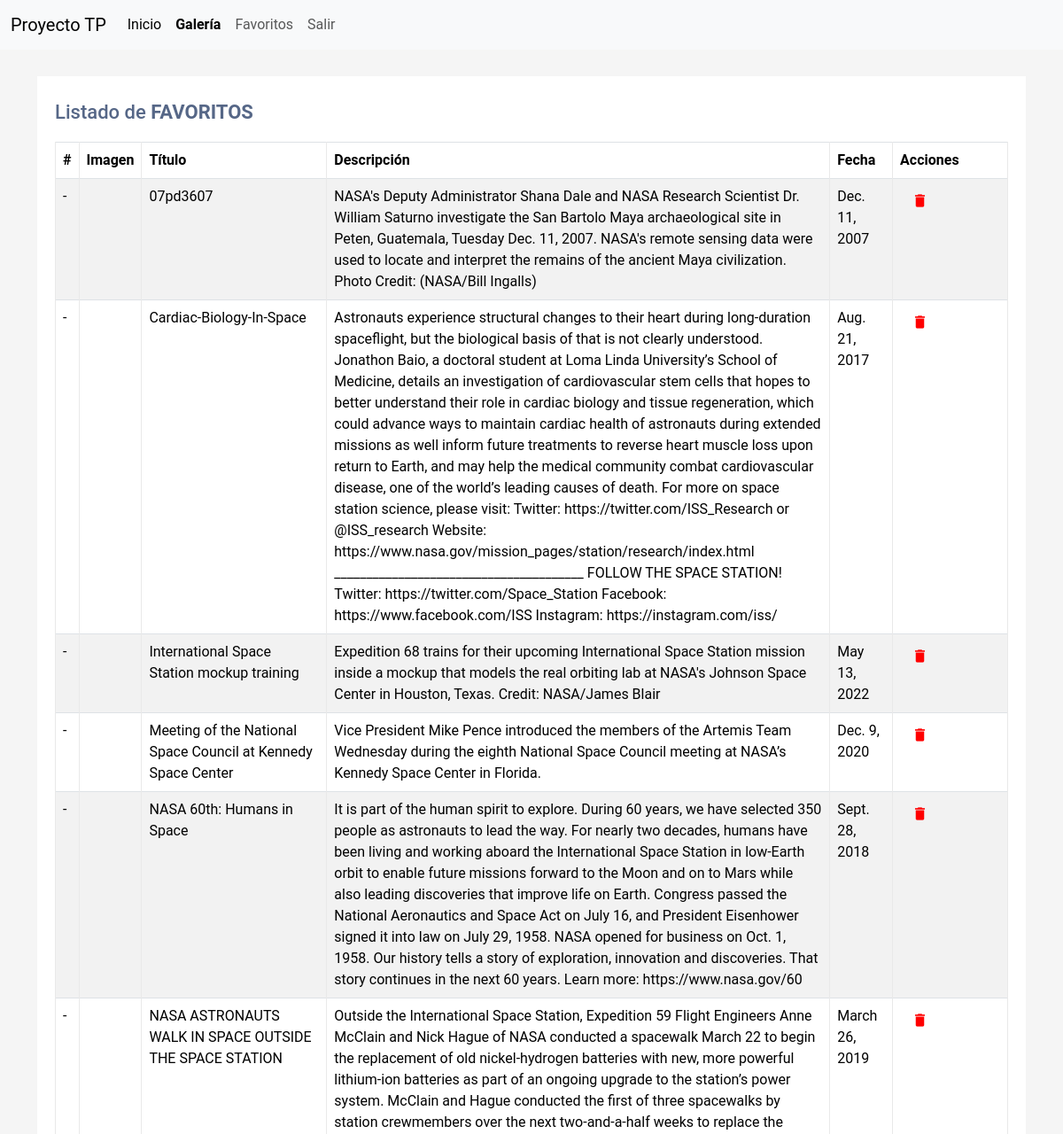
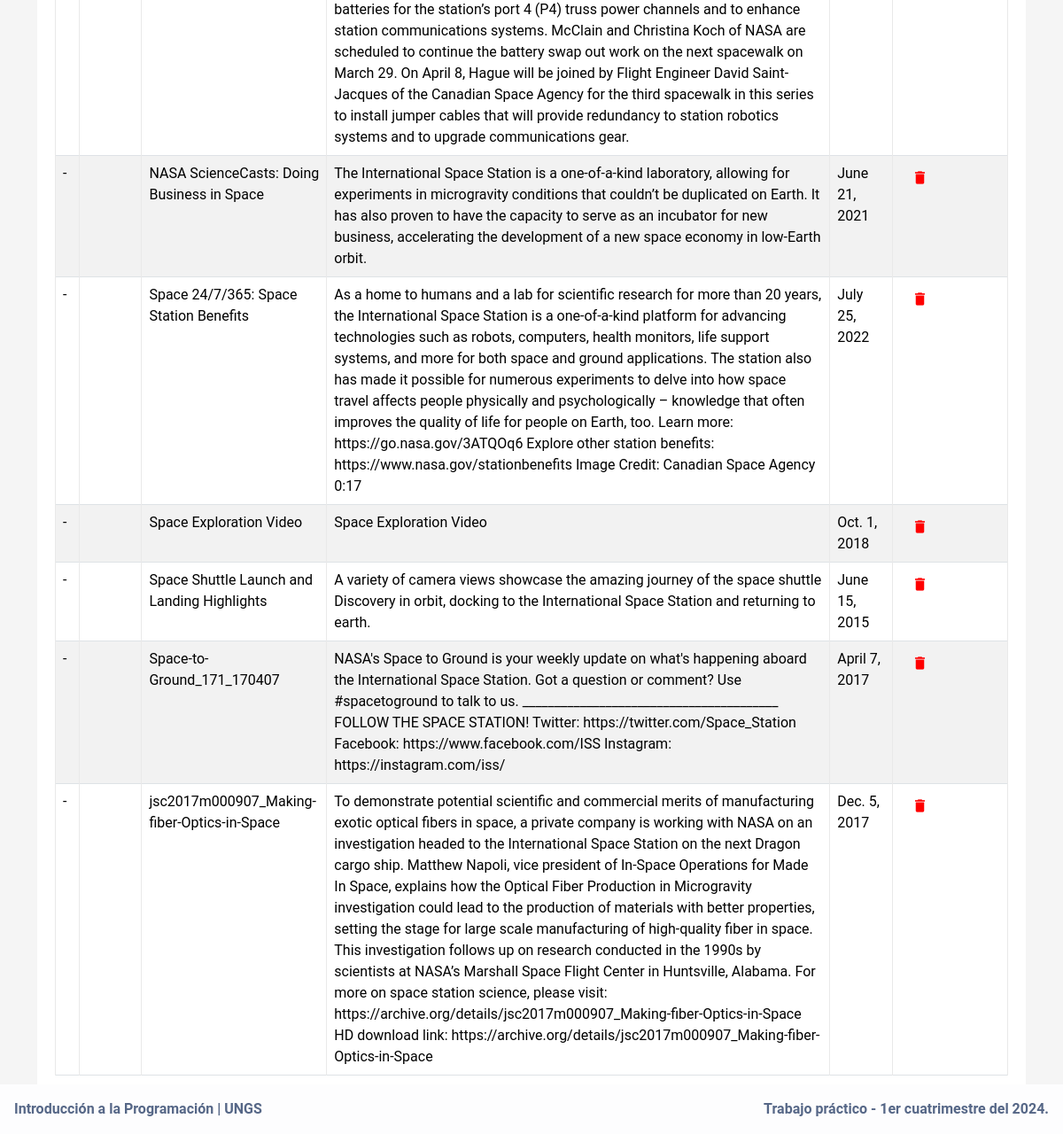
Page /favourites/ (signed in) on the committed database (2 pictures, top to bottom).
### nasa_image_gallery/models.py (models this page shows)
class Favourite(models.Model):
    title = models.CharField(max_length=200)
    description = models.TextField()
    image_url = models.TextField()
    date = models.DateField()
    user = models.ForeignKey(settings.AUTH_USER_MODEL, on_delete=models.CASCADE) # asociamos el favorito con el usuario en cuestión.
    class Meta:
        unique_together = ('user', 'title', 'description', 'image_url', 'date')

### nasa_image_gallery/views.py (the view)
# urls.py: path('favourites/', views.getAllFavouritesByUser, name='favoritos'),
@login_required
def getAllFavouritesByUser(request):
    favourite_list = services_nasa_image_gallery.getAllFavouritesByUser(request)
    return render(request, 'favourites.html', {'favourite_list': favourite_list})

### main/context_processors.py (called while the page is built)
def version(request):
    return {'VERSION': config.VERSION}

### nasa_image_gallery/layers/dao/repositories.py (called while the page is built)
def getAllFavouritesByUser(user):
    favouriteList = Favourite.objects.filter(user=user).values('id', 'title', 'description', 'image_url', 'date')
    return list(favouriteList)

### nasa_image_gallery/layers/generic/mapper.py (called while the page is built)
def fromRepositoryIntoNASACard(repo_dict):
    nasa_card = NASACard(
                        id=repo_dict['id'],
                        title=repo_dict['title'],
                        description=repo_dict['description'],
                        image_url=repo_dict['image_url'],
                        date=repo_dict['date'],
                )
    return nasa_card

### nasa_image_gallery/layers/services/services_nasa_image_gallery.py (called while the page is built)
def getAllFavouritesByUser(request):
    if not request.user.is_authenticated:
        return []
    else:
        user = get_user(request)
        favourite_list = repositories.getAllFavouritesByUser(user)# buscamos desde el repositorio TODOS los favoritos del usuario (variable 'user').
        mapped_favourites = []
        for favourite in favourite_list:
            nasa_card = mapper.fromRepositoryIntoNASACard(favourite) # transformamos cada favorito en una NASACard, y lo almacenamos en nasa_card.
            mapped_favourites.append(nasa_card)
        return mapped_favourites

### nasa_image_gallery/templates/favourites.html (shortened to what this page needs)
{% extends 'header.html' %} {% block content %}
<div class="container-xl">
    <div class="table-responsive">
        <div class="table-wrapper">
            <div class="table-title">
                <div class="row">
                    <div class="col-sm-8">
                        <h2>Listado de <strong>FAVORITOS</strong></h2>
                    </div>
                </div>
            </div>
            <table class="table table-striped table-hover table-bordered">
                <thead>
                    <tr>
                        <th>#</th>
                        <th>Imagen</th>
                        <th>Título </th>
                        <th>Descripción</th>
                        <th>Fecha </th>
                        <th>Acciones</th>
                    </tr>
                </thead>
                <tbody>
                    {% for favorito in favourite_list %}
                    <tr>
                        <td>-</td>
                        <td><img src="{{ favorito.image_url }}" alt="" style="max-width: 200px; max-height: 200px;"></td>
                        <td>{{ favorito.title }}</td>
                        <td>{{ favorito.description }}</td>
                        <td>{{ favorito.date }}</td>
                        <td>
                            <form method="post" action="{% url 'borrar-favorito' %}">
                                <button type="submit" class="btn" style="color:red"><i class="material-icons">&#xE872;</i></button>
                            </form>
                        </td>
                    </tr>
                    {% endfor %}
                </tbody>
            </table>
        </div>
    </div>
</div>
{% endblock %}

### nasa_image_gallery/templates/header.html (shortened to what this page needs)
<!DOCTYPE html>
<html lang="es">
<head>
    {% load bootstrap5 %} {% bootstrap_css %} {% bootstrap_javascript %} {% load static %}
    <link rel="stylesheet" type="text/css" href="{% static 'styles.css' %}">
</head>
<body>
    <nav class="navbar navbar-expand-lg bg-body-tertiary">
        <div class="container-fluid">
            <a class="navbar-brand" href="#">Proyecto TP</a>
            <div class="collapse navbar-collapse" id="navbarSupportedContent">
                <ul class="navbar-nav me-auto mb-2 mb-lg-0">
                    <li class="nav-item">
                        <a class="nav-link active" aria-current="page" href="{% url 'index-page' %}">Inicio</a>
                    </li>
                    <li class="nav-item">
                        <a class="nav-link active" aria-current="page" href="{% url 'home' %}"><strong>Galería</strong></a>
                    </li>
                    {% if request.user.is_authenticated %}
                    <li class="nav-item">
                        <a class="nav-link" href="{% url 'favoritos' %}">Favoritos</a>
                    </li>
                    {% endif %}
                    <li class="nav-item">
                        {% if request.user.is_authenticated %}
                              <a class="nav-link" href="{% url 'exit' %}">Salir</a> {% else %}
                        <a class="nav-link" href="{% url 'login' %}">Iniciar sesión</a> {% endif %}
                    </li>
                </ul>
            </div>
        </div>
    </nav>
    {% block content %} {% endblock %} {% include "footer.html" %}

### nasa_image_gallery/templates/footer.html
<footer class="bg-body-tertiary text-center text-lg-start fixed-bottom">
    <div class="text-center p-3" style="display: flex;background-color: rgb(255 255 255 / 78%);justify-content: space-between;">
        <strong>Introducción a la Programación | UNGS</strong>
        <strong>{{VERSION}}</strong>
    </div>
</footer>
</body>
</html>

### static/styles.css (style rules this page uses)
body { color: #566787; background: #f5f5f5; font-family: 'Roboto', sans-serif; }
.table-responsive { margin: 30px 0; }
.table-wrapper { min-width: 1000px; background: #fff; padding: 20px; box-shadow: 0 1px 1px rgba(0, 0, 0, .05); }
.table-title { padding-bottom: 10px; margin: 0 0 10px; min-width: 100%; }
.table-title h2 { margin: 8px 0 0; font-size: 22px; }
table.table tr th, table.table tr td { border-color: #e9e9e9; }
table.table-striped tbody tr:nth-of-type(odd) { background-color: #fcfcfc; }
table.table td:last-child { width: 130px; }
table.table td i { font-size: 19px; }

### rows in the picture
Favourite: title "07pd3607", description "NASA's Deputy Administrator Shana Dale and NASA Research Scientist Dr. William Saturno investigate the San Bartolo Maya archaeological site in Peten, Guatemala, Tuesday Dec. 11, 2007. NASA's remote sensing data were used to locate and interpret the remains of the ancient Maya civilization. Photo Credit: (NASA/Bill Ingalls)", date "Dec. 11, 2007"
Favourite: title "Cardiac-Biology-In-Space", description "Astronauts experience structural changes to their heart during long-duration spaceflight, but the biological basis of that is not clearly understood. Jonathon Baio, a doctoral student at Loma Linda University’s School of Medicine, details an investigation of cardiovascular stem cells that hopes to better understand their role in cardiac biology and tissue regeneration, which could advance ways to maintain cardiac health of astronauts during extended missions as well inform future treatments to reverse heart muscle loss upon return to Earth, and may help the medical community combat cardiovascular disease, one of the world’s leading causes of death. For more on space station science, please…", date "Aug. 21, 2017"
Favourite: title "International Space Station mockup training", description "Expedition 68 trains for their upcoming International Space Station mission inside a mockup that models the real orbiting lab at NASA's Johnson Space Center in Houston, Texas. Credit: NASA/James Blair", date "May 13, 2022"
Favourite: title "Meeting of the National Space Council at Kennedy Space Center", description "Vice President Mike Pence introduced the members of the Artemis Team Wednesday during the eighth National Space Council meeting at NASA’s Kennedy Space Center in Florida.", date "Dec. 9, 2020"
Favourite: title "NASA 60th: Humans in Space", description "It is part of the human spirit to explore. During 60 years, we have selected 350 people as astronauts to lead the way. For nearly two decades, humans have been living and working aboard the International Space Station in low-Earth orbit to enable future missions forward to the Moon and on to Mars while also leading discoveries that improve life on Earth. Congress passed the National Aeronautics and Space Act on July 16, and President Eisenhower signed it into law on July 29, 1958. NASA opened for business on Oct. 1, 1958. Our history tells a story of exploration, innovation and discoveries. That story continues in the next 60 years. Learn more: https://www.nasa.gov/60", date "Sept. 28, 2018"
Favourite: title "NASA ASTRONAUTS WALK IN SPACE OUTSIDE THE SPACE STATION", description "Outside the International Space Station, Expedition 59 Flight Engineers Anne McClain and Nick Hague of NASA conducted a spacewalk March 22 to begin the replacement of old nickel-hydrogen batteries with new, more powerful lithium-ion batteries as part of an ongoing upgrade to the station’s power system. McClain and Hague conducted the first of three spacewalks by station crewmembers over the next two-and-a-half weeks to replace the batteries for the station’s port 4 (P4) truss power channels and to enhance station communications systems. McClain and Christina Koch of NASA are scheduled to continue the battery swap out work on the next spacewalk on March 29. On April 8, Hague will be joined…", date "March 26, 2019"
Favourite: title "NASA ScienceCasts: Doing Business in Space", description "The International Space Station is a one-of-a-kind laboratory, allowing for experiments in microgravity conditions that couldn’t be duplicated on Earth. It has also proven to have the capacity to serve as an incubator for new business, accelerating the development of a new space economy in low-Earth orbit.", date "June 21, 2021"
Favourite: title "Space 24/7/365: Space Station Benefits", description "As a home to humans and a lab for scientific research for more than 20 years, the International Space Station is a one-of-a-kind platform for advancing technologies such as robots, computers, health monitors, life support systems, and more for both space and ground applications. The station also has made it possible for numerous experiments to delve into how space travel affects people physically and psychologically – knowledge that often improves the quality of life for people on Earth, too. Learn more: https://go.nasa.gov/3ATQOq6 Explore other station benefits: https://www.nasa.gov/stationbenefits Image Credit: Canadian Space Agency 0:17", date "July 25, 2022"
Favourite: title "Space Exploration Video", description "Space Exploration Video", date "Oct. 1, 2018"
Favourite: title "Space Shuttle Launch and Landing Highlights", description "A variety of camera views showcase the amazing journey of the space shuttle Discovery in orbit, docking to the International Space Station and returning to earth.", date "June 15, 2015"
Favourite: title "Space-to-Ground_171_170407", description "NASA's Space to Ground is your weekly update on what's happening aboard the International Space Station. Got a question or comment? Use #spacetoground to talk to us. ________________________________________ FOLLOW THE SPACE STATION! Twitter: https://twitter.com/Space_Station Facebook: https://www.facebook.com/ISS Instagram: https://instagram.com/iss/", date "April 7, 2017"
Favourite: title "jsc2017m000907_Making-fiber-Optics-in-Space", description "To demonstrate potential scientific and commercial merits of manufacturing exotic optical fibers in space, a private company is working with NASA on an investigation headed to the International Space Station on the next Dragon cargo ship. Matthew Napoli, vice president of In-Space Operations for Made In Space, explains how the Optical Fiber Production in Microgravity investigation could lead to the production of materials with better properties, setting the stage for large scale manufacturing of high-quality fiber in space. This investigation follows up on research conducted in the 1990s by scientists at NASA’s Marshall Space Flight Center in Huntsville, Alabama. For more on space station…", date "Dec. 5, 2017"

### other values in the picture
{{ VERSION }} "Trabajo práctico - 1er cuatrimestre del 2024."
